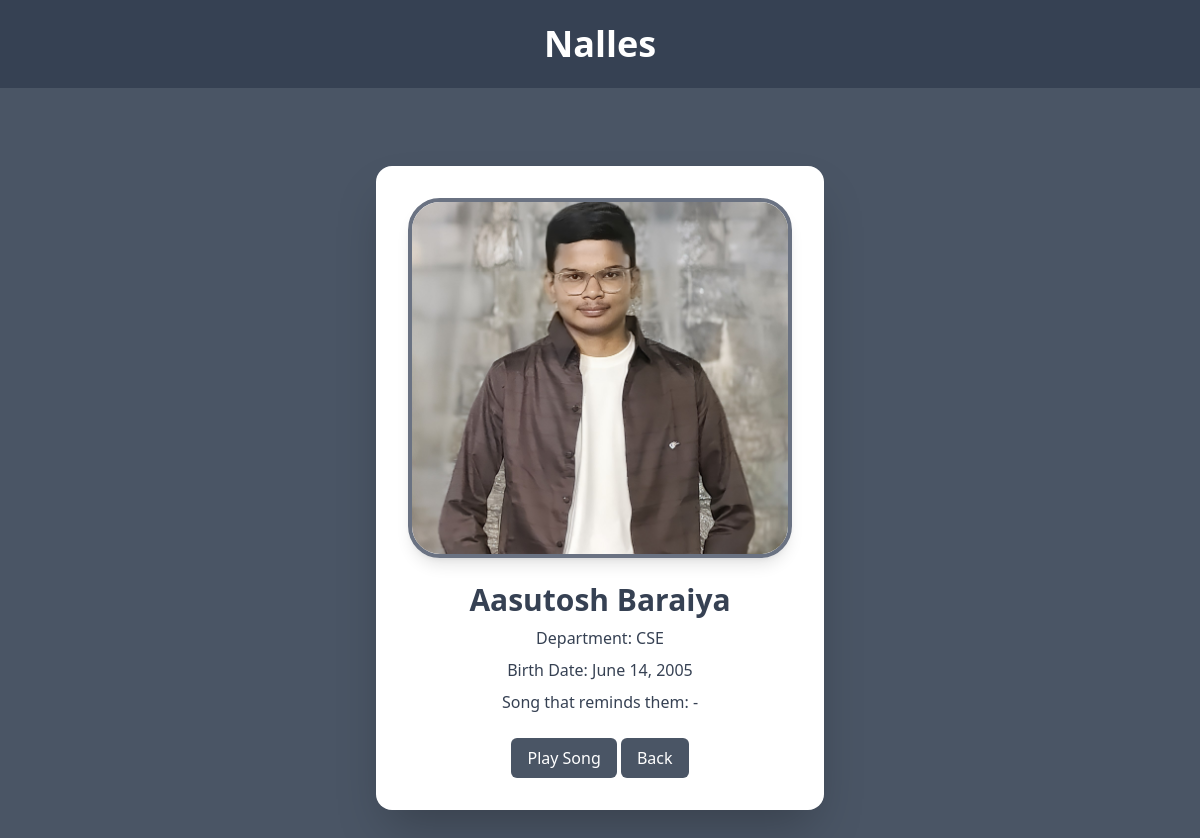
The page /myApp/show_all/1/ on the database its author committed.
### myApp/models.py (models this page shows, shortened)
class Nalles(models.Model):
    DEPT = [
        ('CSE', 'Computer Science'),
        ('EE', 'Electrical'),
        ('ECE', 'Electronic and Communication'),
        ('MSC', 'Master of Science'),
    ]
    name = models.CharField(max_length=40)
    dept = models.CharField(choices=DEPT)
    birth_date = models.DateField()
    image = models.ImageField(upload_to='nalles_img/')
    song = models.TextField(default="-")
    song_url = models.TextField(default="-")

### myApp/views.py (the view)
# urls.py: path('show_all/<int:nalla_id>/', views.nallas_detail, name='nallas_detail'),
def nallas_detail(req, nalla_id):
    nalla = get_object_or_404(Nalles, pk=nalla_id)
    return render(
        req,
        'myApp/nallas_detail.html',
        {
            'nalla': nalla
        }
    )

### myApp/templates/myApp/nallas_detail.html (shortened to what this page needs)
{% extends "layout.html" %}
{% block content %}
<div class="bg-gray-700 text-white text-center p-6 shadow-lg">
    <h1 class="text-4xl font-bold">Nalles</h1>
</div>
<div class="min-h-screen bg-gray-600 flex items-center justify-center p-10">
    <div class="bg-white rounded-2xl shadow-2xl p-8 max-w-md w-full text-center">
        {% if nalla.image %}
            <img src="{{ nalla.image.url }}"
                 class="w-100 h-90 rounded-4xl object-cover mx-auto border-4 border-gray-500 shadow-lg">
        {% endif %}
        <h1 class="text-3xl text-gray-700 font-bold mt-6">{{ nalla.name }}</h1>
        <p class="text-gray-700 mt-2">Department: {{ nalla.dept }}</p>
        <p class="text-gray-700 mt-2">Birth Date: {{ nalla.birth_date }}</p>
        <p class="text-gray-700 mt-2">Song that reminds them: {{ nalla.song }}</p>
        <a href="{{ nalla.song_url }}" target="_blank" class="text-blue-500 hover:underline">
            <button class="mt-6 px-4 py-2 bg-gray-600 text-white rounded-md hover:bg-gray-700">
                Play Song
            </button>
        </a>
        <a href="{% url 'show_all' %}">
            <button class="mt-6 px-4 py-2 bg-gray-600 text-white rounded-md hover:bg-gray-700">
                Back
            </button>
        </a>
    </div>
</div>
{% endblock %}

### static/style.css (style rules this page uses)
body { background-color: rgb(69, 84, 99); color: white; }
h1 { text-align: center; }

### rows shown on the page
Nalles: image (picture), name "Aasutosh Baraiya", dept "CSE", birth_date "June 14, 2005", song "-"
